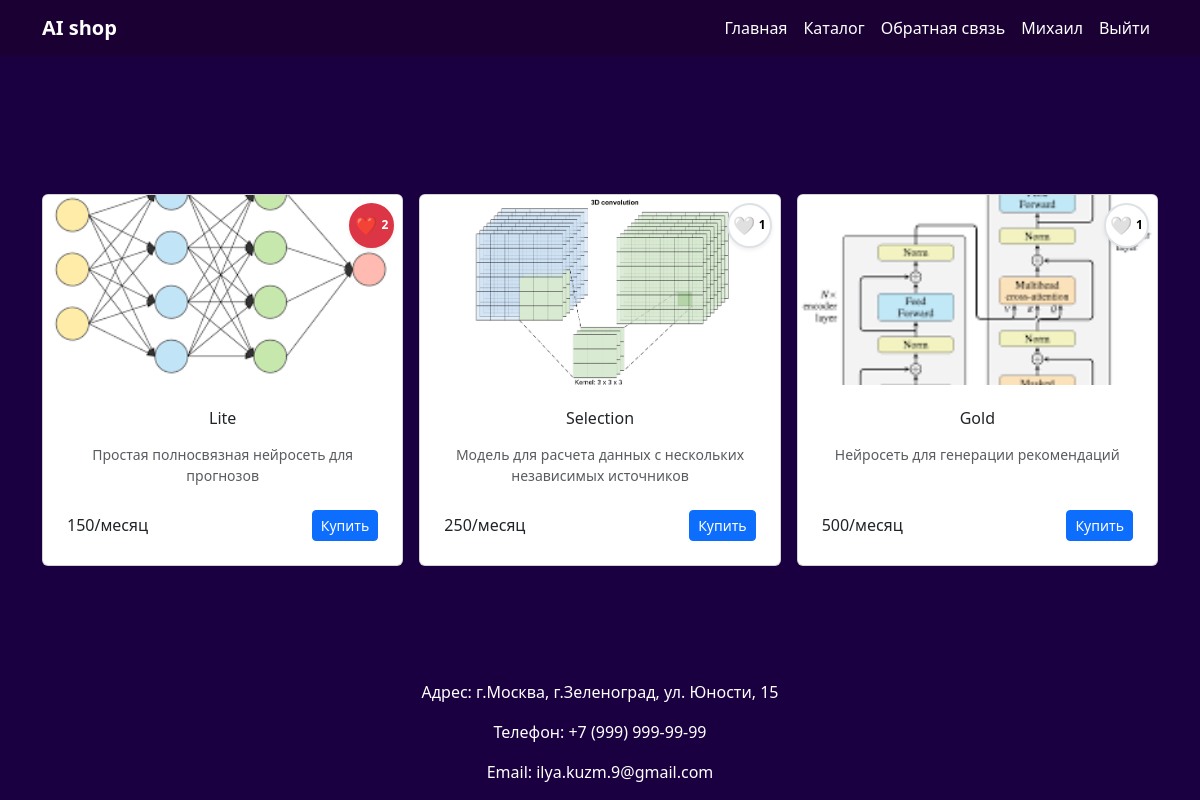
Page /catalog/ (signed in) on the committed database.
### login/models.py (models this page shows, shortened)
class MyUser(AbstractBaseUser):
    name_validator = RegexValidator(
        regex=r'^[А-ЯЁ][а-яё]+(?:-[А-ЯЁ][а-яё]+)?$',
        message='Имя должно начинаться с заглавной буквы и содержать только буквы',
        code='invalid_name'
    )
    phone_validator = RegexValidator(
        regex=r'^\+7\d{10}$',
        message='Номер телефона должен быть в формате 10 цифр после +7',
        code='invalid_phone'
    )
    phone_number = models.CharField(
        verbose_name="phone number",
        max_length=15,
        unique=True,
        validators=[phone_validator]
    )
    first_name = models.CharField(max_length=30, validators=[name_validator])
    last_name = models.CharField(max_length=30, validators=[name_validator])
    is_active = models.BooleanField(default=True)
    is_admin = models.BooleanField(default=False)
    objects = MyUserManager()
    USERNAME_FIELD = "phone_number"
    REQUIRED_FIELDS = ["first_name", "last_name"]

### catalog/models.py (models this page shows)
class Product(models.Model):
    name = models.CharField(max_length=100)
    image = models.ImageField(upload_to='products/', null=True)
    about = models.TextField()
    cost=models.CharField(max_length=50)
    favorite_by = models.ManyToManyField(MyUser, blank=True)
    @property
    def favorites(self):
        return self.favorite_by.count()

### catalog/views.py (the view)
# urls.py: path('', views.catalog, name='catalog'),
def catalog(request):
    products = Product.objects.all()
    return render(request, 'catalog/catalog.html', context = {
        'products': products,
    })

### catalog/templates/catalog/catalog.html (shortened to what this page needs)
{% extends 'wrapper.html' %}
{% block content %}
<div class="row row-cols-1 row-cols-sm-2 row-cols-md-3 g-3">
    {% for item in products %}
    <div class="col">
    <div class="card h-100 position-relative">
        <button class="btn btn-light btn-sm like-button position-absolute top-0 end-0 m-2 rounded-circle shadow-sm"
                data-product-id="{{ item.id }}"
                data-is-liked="{% if request.user in item.favorite_by.all %}true{% else %}false{% endif %}"
                style="z-index: 10; width: 45px; height: 45px; display: flex; align-items: center; justify-content: center; transition: all 0.3s ease;">
            <span class="like-icon" style="font-size: 18px; transition: transform 0.2s ease;">
                {% if request.user in item.favorite_by.all %}❤️{% else %}🤍{% endif %}
            </span>
            <span class="like-count ms-1" style="font-size: 12px; font-weight: bold;">{{ item.favorites }}</span>
        </button>
        <img src="{{ item.image.url }}"
             class="card-img-top"
             alt="{{ item.name }}"
             style="max-height: 190px; object-fit: cover;">
        <div class="card-body d-flex flex-column p-4">
            <h5 class="card-title fs-6 mb-3">{{ item.name }}</h5>
            <p class="card-text flex-grow-1 small text-muted mb-4">{{ item.about|truncatechars:80 }}</p>
            <div class="d-flex justify-content-between align-items-center">
                <span class="h6 mb-0">{{ item.cost }}</span>
                <a href="#" class="btn btn-primary btn-sm">Купить</a>
            </div>
        </div>
     </div>
    </div>
    {% endfor %}
</div>
{% endblock %}

### templates/wrapper.html (shortened to what this page needs)
<!DOCTYPE html>
<html lang="ru">
    <head>
        {% load static %}
        <link href="{% static 'bootstrap/css/bootstrap.min.css' %}" rel="stylesheet">
        <link rel="stylesheet" href="https://cdn.jsdelivr.net/npm/bootstrap-icons@1.11.3/font/bootstrap-icons.min.css">
    </head>
    <body>
        <nav style="background-color: #1a0033;" class="navbar navbar-expand-lg navbar-light ">
            <div class="container">
                <a class="navbar-brand text-white" href="{#}">
                    <span class="fw-bold">AI shop</span>
                </a>
                <div class="collapse navbar-collapse show " id="navbarMain">
                    <ul class="navbar-nav ms-auto">
                        <li class="nav-item">
                            <a class="nav-link {% if request.path == '/' %}active{% endif %} text-white"
                               aria-current="page"
                               href="/">
                                Главная
                            </a>
                        </li>
                        <li class="nav-item">
                            <a class="nav-link {% if '/catalog/' in request.path %}active{% endif %} text-white"
                               href="/catalog">
                                 Каталог
                            </a>
                        </li>
                        <li class="nav-item">
                            <a class="nav-link {% if '/contact/' in request.path %}active{% endif %} text-white"
                               href="/feedback">
                                Обратная связь
                            </a>
                        </li>
                        <li class="nav-item">
                            {% if user.is_authenticated %}
                            <a class="nav-link {% if '/contact/' in request.path %}active{% endif %} text-white"
                               href="/login">
                                {{ user.first_name }}
                            </a>
                            {% else %}
                            <a class="nav-link {% if '/contact/' in request.path %}active{% endif %} text-white"
                               href="/login">
                                Вход/Регистрация
                            </a>
                            {% endif %}
                        </li>
                        <li class="nav-item">
                            {% if user.is_authenticated %}
                                <form method="post" action="{% url 'logout' %}">
                                    <button type="submit" class="btn btn-link nav-link text-white">
                                         Выйти
                                    </button>
                                 </form>
                            {% endif %}
                        </li>
                    </ul>
                </div>
            </div>
        </nav>
<body style="background-color: #1a0041;" class="text-white">
    <div class="container mt-4 w-100 h-100 d-flex justify-content-center align-items-center">
        <main class="py-3 text-center w-100">
            <div class="row justify-content-center">
                <div class="col-12">
                    {% block content %}
                    {% endblock %}
                </div>
            </div>
        </main>
    </div>
</body>
    <footer style="background-color: #1a0041;" class="text-center py-0.2" >
    <p class="text-white p-0.1">Адрес: г.Москва, г.Зеленоград, ул. Юности, 15</p>
    <p class="text-white p-0.1">Телефон: +7 (999) 999-99-99</p>
    <p class="text-white p-0.1">Email: ilya.kuzm.9@gmail.com</p>
</footer>
    </body>
</html>

### templates/wrapper.html (style rules this page uses)
body { display: flex; flex-direction: column; min-height: 100vh; }
.container.mt-4 { flex: 1 0 auto; }

### catalog/templates/catalog/catalog.html (style rules this page uses)
.like-button { transition: all 0.3s ease; border: 2px solid #dee2e6; background-color: white; box-shadow: 0 2px 5px rgba(0,0,0,0.1); }
.like-button[data-is-liked="true"] { background-color: #dc3545; border-color: #dc3545; }
.like-button[data-is-liked="true"] .like-icon, .like-button[data-is-liked="true"] .like-count { color: white; }
.like-button[data-is-liked="false"] .like-icon { color: #dc3545; }

### rows in the picture
MyUser: first_name "Михаил"
Product: favorites "2", image (picture), name "Lite", about "Простая полносвязная нейросеть для прогнозов", cost "150/месяц"
Product: favorites "1", image (picture), name "Selection", about "Модель для расчета данных с нескольких независимых источников", cost "250/месяц"
Product: favorites "1", image (picture), name "Gold", about "Нейросеть для генерации рекомендаций", cost "500/месяц"
